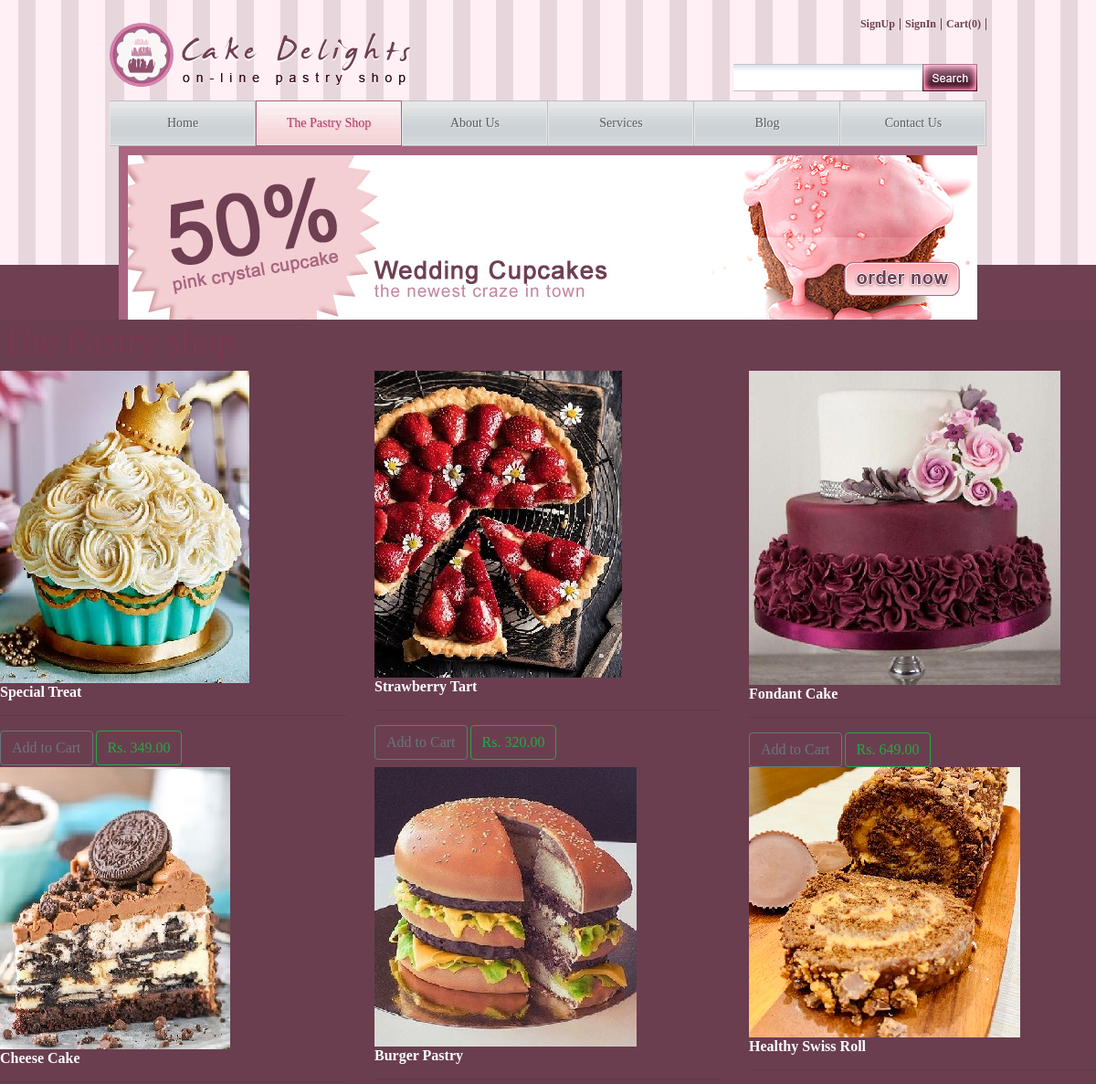
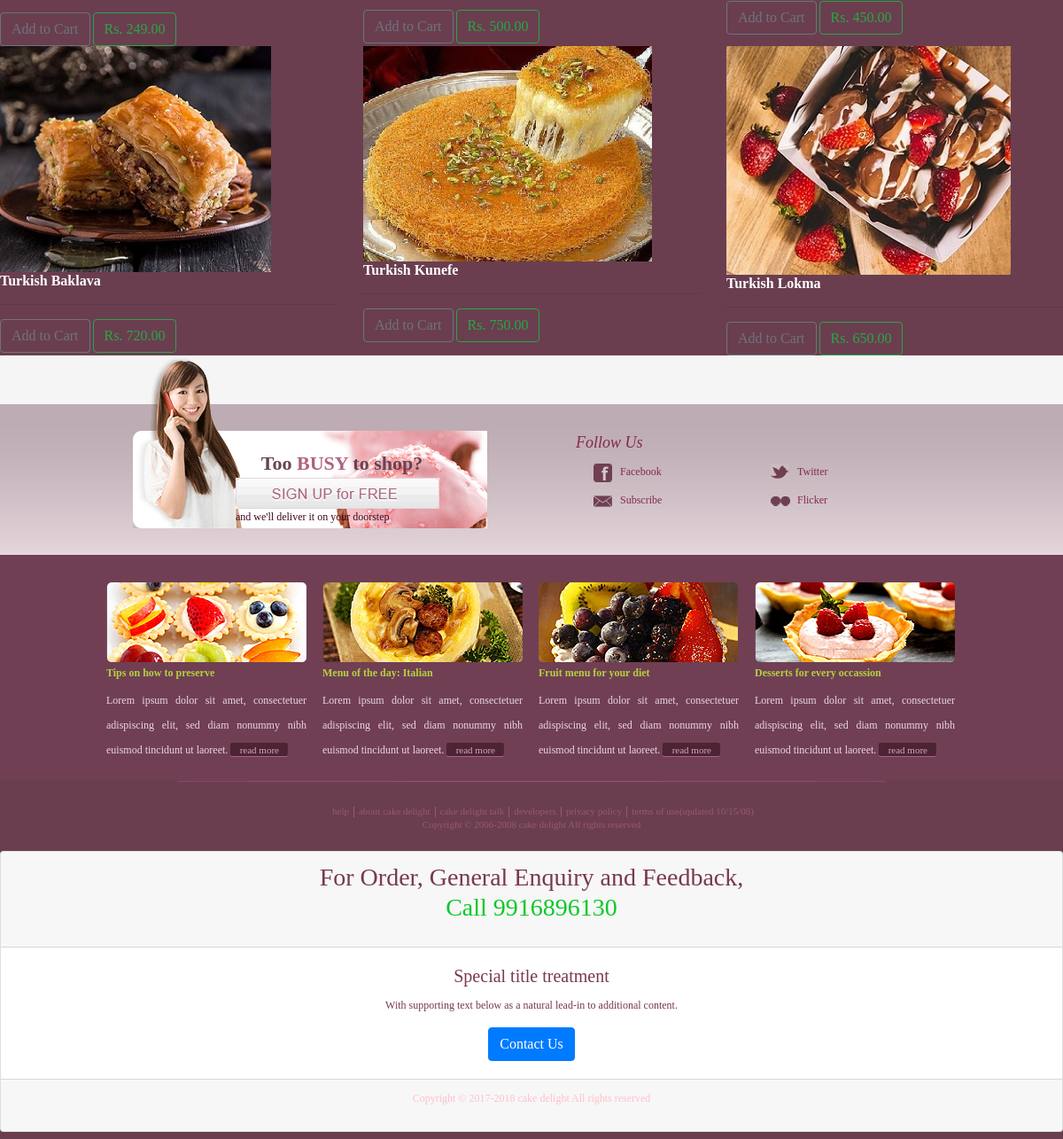
Page /shop/product/ on the committed database (2 pictures, top to bottom).
### shop/models.py (models this page shows, shortened)
class Product(models.Model):
    product_id = models.AutoField
    category = models.CharField(max_length=50, default="")
    product_name = models.CharField(max_length=50)
    price = models.IntegerField(default=0)
    desc = models.CharField(max_length=300)
    pub_date = models.DateField()
    image = models.ImageField(upload_to='shop/images', default="")
    @property
    def imageURL(self):
        try:
            url = self.image.url
        except:
            url = ''
        return url

### shop/views.py (the view)
# urls.py: path("shop/product/", views.product, name="product"),
@csrf_exempt
def product(request):
    if request.user.is_authenticated:
        customer = request.user.customer
        order, created = Order.objects.get_or_create ( customer=customer, complete=False )
        items = order.orderitem_set.all ()
        cartItems = order.get_cart_items
    else:
        items = []
        order = {'get_cart_total': 0, 'get_cart_items': 0, 'shipping': False}
        cartItems = order['get_cart_items']
    products = Product.objects.all()
    context = {'products': products, 'cartItems': cartItems}
    return render (request, 'shop/product.html',context)

### shop/templates/shop/product.html (shortened to what this page needs)
{% extends 'shop/basic.html' %}
{% load static %}
{% block body %}
<body>
			<h1>The Pastry shop</h1>
			<div class="row">
	{% for product in products %}
<div class="col-lg-4">
	<img class="thumbnail" src="{{product.imageURL}}">
	<div class="box-element product">
		<h6><strong style="color:white">{{ product.product_name }}</strong></h6>
		<hr>
		<button data-product={{product.id}} data-action ="add" class="btn btn-outline-secondary add-btn update-cart">Add to Cart</button>
		<a class="btn btn-outline-success" href="#">Rs. {{product.price|floatformat:2}}</a>
	</div>
</div>
	{% endfor %}
</div>
	<div id="footer">
		<div class="section">
			<div>
				<div class="aside">
					<div>
						<div>
							<b>Too <span>BUSY</span> to shop?</b>
							<a href="signin.html">Sign up for free</a>
							<p>and we&#39;ll deliver it on your doorstep</p>
						</div>
					</div>
				</div>
				<div class="connect">
					<span>Follow Us</span>
					<ul>
						<li><a href="http://facebook.com/freewebsitetemplates" target="_blank" class="facebook">Facebook</a></li>
						<li><a href="http://twitter.com/fwtemplates" target="_blank" class="twitter">Twitter</a></li>
						<li><a href="#" class="subscribe">Subscribe</a></li>
						<li><a href="http://www.flickr.com/freewebsitetemplates/" target="_blank" class="flicker">Flicker</a></li>
					</ul>
				</div>
			</div>
		</div>
		<div id="featured">
			<ul>
				<li class="first">
					<a href="/"><img src="{% static 'images/fruit-cake.jpg' %}" alt="Image" /></a>
					<h2><a href="/">Tips on how to preserve</a></h2>
					<p>Lorem ipsum dolor sit amet, consectetuer adispiscing elit, sed diam nonummy nibh euismod tincidunt ut laoreet. <a href="/" class="readmore">read more</a></p>
				</li>
				<li>
					<a href="/"><img src="{% static 'images/italian.jpg' %}" alt="Image" /></a>
					<h2><a href="/">Menu of the day: Italian</a></h2>
					<p>Lorem ipsum dolor sit amet, consectetuer adispiscing elit, sed diam nonummy nibh euismod tincidunt ut laoreet. <a href="/" class="readmore">read more</a></p>
				</li>
				<li>
					<a href="/"><img src="{% static 'images/fruit.jpg' %}" alt="Image" /></a>
					<h2><a href="/">Fruit menu for your diet</a></h2>
					<p>Lorem ipsum dolor sit amet, consectetuer adispiscing elit, sed diam nonummy nibh euismod tincidunt ut laoreet. <a href="/" class="readmore">read more</a></p>
				</li>
				<li>
					<a href="/"><img src="{% static 'images/desserts.jpg' %}" alt="Image" /></a>
					<h2><a href="/">Desserts for every occassion</a></h2>
					<p>Lorem ipsum dolor sit amet, consectetuer adispiscing elit, sed diam nonummy nibh euismod tincidunt ut laoreet. <a href="/" class="readmore">read more</a></p>
				</li>
			</ul>
		</div>
		<div id="navigation">
			<div>
				<ul>
					<li class="first"><a href="/">help</a></li>
					<li><a href="/">about cake delight</a></li>
					<li><a href="/">cake delight talk</a></li>
					<li><a href="/">developers</a></li>
					<li><a href="/">privacy policy</a></li>
					<li><a href="/">terms of use(updated 10/15/08)</a></li>
				</ul>
				<p>Copyright &copy; 2006-2008 cake delight  All rights reserved</p>
			</div>
		</div>
	</div>
</body>
{% endblock %}

### shop/templates/shop/basic.html (shortened to what this page needs)
{% load static %}
<!doctype html>
<html lang="en">
  <head>
    <link rel="stylesheet" href="https://cdn.jsdelivr.net/npm/bootstrap@4.5.3/dist/css/bootstrap.min.css">
	<link rel="stylesheet" type="text/css" href="{% static 'css/style.css' %}" />
  </head>
  <body>
	<div id="header">
		<div>
			<div>
				<div id="logo">
					<a href="/"><img src="{% static 'images/logo.gif' %}" alt="Logo"/></a>
				</div>
				<div>
					<div>
						<a href="/shop/signup">SignUp</a>
						<a href="/shop/signin">SignIn</a>
						<a href='/shop/checkout'><ion-icon name='cart-outline'><ion-icon class="cart" >Cart<strong>({{cartItems}})</strong></a>
					</div>
					<form action="#">
						<input type="text" id="search" maxlength="30" />
						<input type="submit" value="" id="searchbtn" />
					</form>
				</div>
			</div>
			<ul>
				<li><a href="/">Home</a></li>
				<li class="current"><a href="/shop/product">The Pastry shop</a></li>
				<li><a href="/shop/about">About us</a></li>
				<li><a href="/shop/services">Services</a></li>
				<li><a href="/shop/blog">Blog</a></li>
				<li><a href="/shop/contact">Contact Us</a></li>
			</ul>
			<div class="section">
				<a href="/"><img src="{% static 'images/wedding-cupcakes-small.jpg' %}" alt="Image"/></a>
			</div>
		</div>
	</div>
    {% block body %} {% endblock %}
<footer>
<div class="card text-center">
  <div class="card-header">
    <h3>For Order, General Enquiry and Feedback, <p style="color:#0ac92a">Call 9916896130 </p></h3>
  </div>
  <div class="card-body">
    <h5 class="card-title">Special title treatment</h5>
    <p class="card-text">With supporting text below as a natural lead-in to additional content.</p>
    <a href="/shop/contact" class="btn btn-primary">Contact Us</a>
  </div>
  <div class="card-footer text-muted">
   							<p style=color:pink;text-align:center>Copyright &copy; 2017-2018 cake delight  All rights reserved</p>
  </div>
</div>
</footer>
  </body>
</html>

### rows in the picture
Product: imageURL (picture), product_name "Special Treat", price "349.00"
Product: imageURL (picture), product_name "Strawberry Tart", price "320.00"
Product: imageURL (picture), product_name "Fondant Cake", price "649.00"
Product: imageURL (picture), product_name "Cheese Cake", price "249.00"
Product: imageURL (picture), product_name "Burger Pastry", price "500.00"
Product: imageURL (picture), product_name "Healthy Swiss Roll", price "450.00"
Product: imageURL (picture), product_name "Turkish Baklava", price "720.00"
Product: imageURL (picture), product_name "Turkish Kunefe", price "750.00"
Product: imageURL (picture), product_name "Turkish Lokma", price "650.00"

### other values in the picture
{{ cartItems }} "0"
